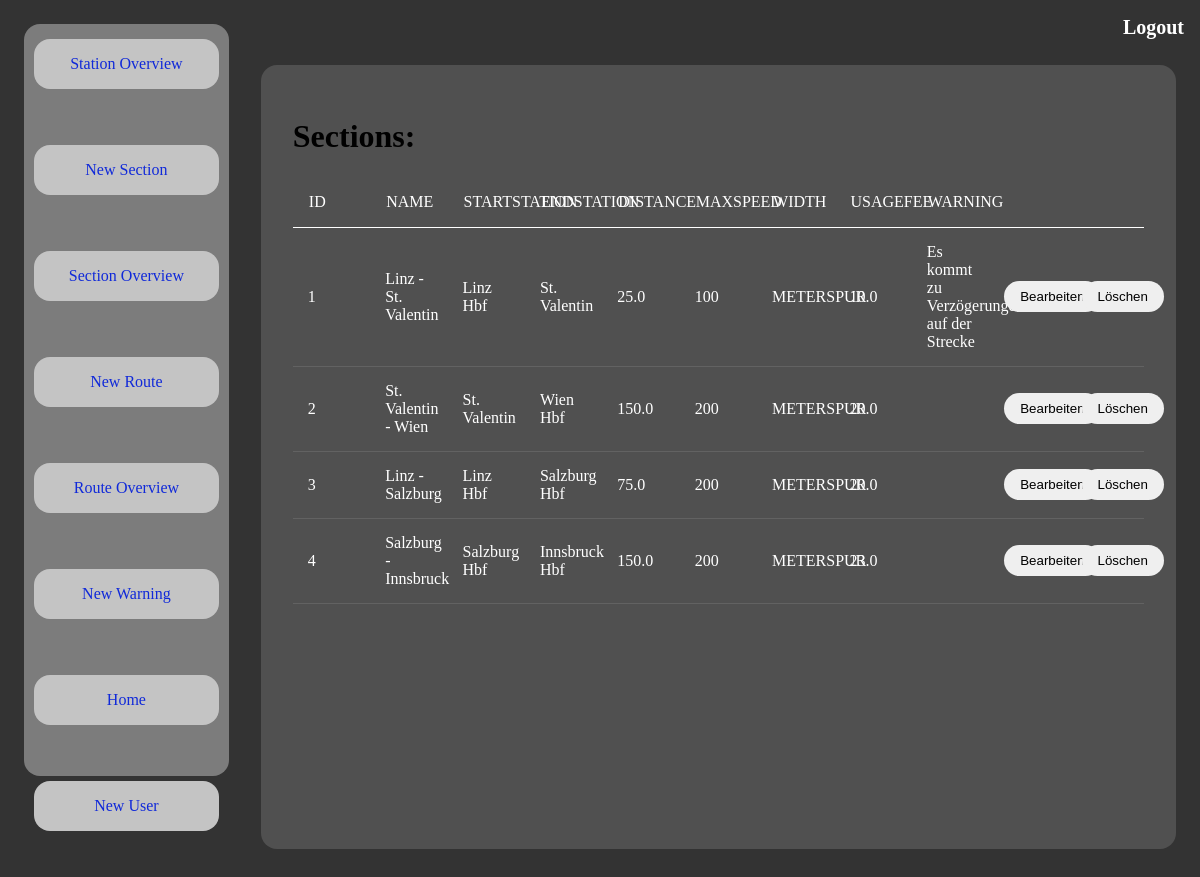
Screenshot of /section/overview (signed in) with the database file from the repository.
### app/models.py (models this page shows)
class Section(db.Model):
    id = db.Column(db.Integer, primary_key=True)
    name = db.Column(db.String(64), index=True, unique=True)
    startStation = db.Column(db.Integer, db.ForeignKey('station.id'))
    endStation = db.Column(db.Integer, db.ForeignKey('station.id'))
    distance = db.Column(db.Float)
    maxSpeed = db.Column(db.Integer)
    width = db.Column(db.String(64))
    usageFee = db.Column(db.Float)

class Warning(db.Model):
    id = db.Column(db.Integer, primary_key=True)
    description = db.Column(db.String)
    section = db.Column(db.Integer, db.ForeignKey('section.id'))

### app/routes.py (the view)
@app.route('/section/overview')
@admin_required
@login_required
def section_overview():
    sections = Section.query.all()
    warning = Warning.query.all()
    return render_template("section_overview.html", title='Stations', sections=sections, warning=warning)

### app/models.py (called while the page is built)
@login.user_loader
def load_user(id):
    return User.query.get(int(id))

    def is_admin(self):
        return self.role == UserRole.admin

### app/templates/section_overview.html
{% extends "base.html" %}
{% block content %}
    <div>
    <h1>Sections: </h1>
    </div>
   <table>
           <thead style="border-radius: 0.5rem">
    <tr class="tableHeader">
        <th>ID </th>
        <th>Name </th>
        <th>startStation</th>
        <th>endStation</th>
        <th>distance</th>
                <th>maxSpeed</th>
                <th>width</th>
                <th>usageFee</th>
                <th>warning</th>
        <th></th>
    </tr>
    </thead>
<tbody>
    {% for section in sections %}
    <tr class="tableContent">
    <td> {{ section.id }} </td>
    <td> {{ section.name }}</td>
    <td> {{ section.startStation }}</td>
    <td> {{ section.endStation }}</td>
    <td> {{ section.distance }}</td>
        <td> {{ section.maxSpeed }}</td>
        <td> {{ section.width }}</td>
        <td> {{ section.usageFee }}</td>
        <td>{% for w in warning %}
           {%  if section.name == w.section %}
                     {{ w.description }}
            {% endif %}
        {% endfor %}</td>
    <td> <button onclick="window.location.href='{{ url_for('section_edit', sectionName =  section.name) }}';"> Bearbeiten </button></td> <td> <button onclick="window.location.href='{{ url_for('section_delete', sectionName =  section.name) }}';"> Löschen </button> </td>
    </tr>
            {% endfor %}
</tbody>
   </table>
{% endblock %}

### app/templates/base.html (shortened to what this page needs)
<html>
<link rel="stylesheet" href="/static/stylesheet.css">
    <head>
    </head>
<body>
     <div style="display: flex;flex-direction: row; height:100%">
           <div id="leftMenuContainer">
                <div id="leftMenu">
                     <div class="linkContainer">
                        <a class="navLink" href="{{ url_for('station') }}">New Station</a><br><br>
                        <a class="navLink" href="{{ url_for('station_overview') }}">Station Overview</a><br><br>
                         <a class="navLink" href="{{ url_for('section') }}">New Section</a><br><br>
                         <a class="navLink" href="{{ url_for('section_overview') }}">Section Overview</a><br><br>
                        <a class="navLink" href="{{ url_for('route') }}">New Route</a><br><br>
                        <a class="navLink" href="{{ url_for('route_overview') }}">Route Overview</a><br><br>
                        <a class="navLink" href="{{ url_for('warning') }}">New Warning</a><br><br>
                        <a class="navLink" href="{{ url_for('index') }}">Home</a><br><br>
                        <a class="navLink" href="{{ url_for('register') }}">New User</a><br><br>
                    </div>
                </div>
           </div>
    <div style="flex: 1 1 80%; height:100%">
                <div id="logoutContainer">
                        {% if current_user.is_anonymous %}
                            <a href="{{ url_for('login') }}">Login</a><br><br>
                        {% else %}
                            <a class="logoutButton" href="{{ url_for('logout') }}">Logout</a><br><br>
                        {% endif %}
                </div>
                <div id="rightOptionsContainer">
                    <div id="rightOptions">
                        {% block content %}{% endblock %}
                    </div>
                </div>
    </div>
     </div>
</body>
</html>

### app/static/stylesheet.css (style rules this page uses)
*, *::before, *::after { box-sizing: border-box; }
a { text-decoration: none; color: #1029d9; text-align: center; }
body { background-color: #333333; }
button { border-color: unset; border-width: unset; border-radius: 1rem; padding: 0.5rem 1rem; cursor: pointer; border: none; }
.logoutButton { background-color: #333333; color: white; font-size: 1.25rem; font-weight: bold; }
#logoutContainer { text-align: right; padding: 0.5rem }
.linkContainer { padding: 5rem 0; display: flex; justify-content: left; flex-direction: column; }
.navLink { background-color: #c4c4c4; border-color: unset; border-width: unset; border-radius: 1rem; padding: 1rem 2rem; cursor: pointer; border: none; margin: 10px; }
#leftMenu { display: flex; flex-direction: column; height: 100%; justify-content: center; flex: 0 1 20%; background-color: #7C7C7C; border-radius: 1rem; }
#leftMenuContainer { height: 100%; padding: 1rem; flex: 0 1 20%; }
#rightOptionsContainer { padding: 0 1rem 1rem 1rem; }
#rightOptions { padding: 2rem; background-color: #505050; height: 100%; border-radius: 1rem; }
table { width: 100%; table-layout: fixed; border-collapse: collapse; }
.tableHeader { border-bottom: 1px solid white; }
.tableContent { overflow-x: auto; margin-top: 0; }
th { padding: 1rem; text-align: left; color: #fff; text-transform: uppercase; font-weight: normal; }
td { padding: 15px; text-align: left; vertical-align: middle; color: #fff; border-bottom: solid 1px rgba(255, 255, 255, 0.1); }

### rows the page displays
Section: id "1", name "Linz - St. Valentin", startStation "Linz Hbf", endStation "St. Valentin", distance "25.0", maxSpeed "100", width "METERSPUR", usageFee "10.0"
Warning: description "Es kommt zu Verzögerungen auf der Strecke"
Section: id "2", name "St. Valentin - Wien", startStation "St. Valentin", endStation "Wien Hbf", distance "150.0", maxSpeed "200", width "METERSPUR", usageFee "20.0"
Section: id "3", name "Linz - Salzburg", startStation "Linz Hbf", endStation "Salzburg Hbf", distance "75.0", maxSpeed "200", width "METERSPUR", usageFee "20.0"
Section: id "4", name "Salzburg - Innsbruck", startStation "Salzburg Hbf", endStation "Innsbruck Hbf", distance "150.0", maxSpeed "200", width "METERSPUR", usageFee "23.0"
